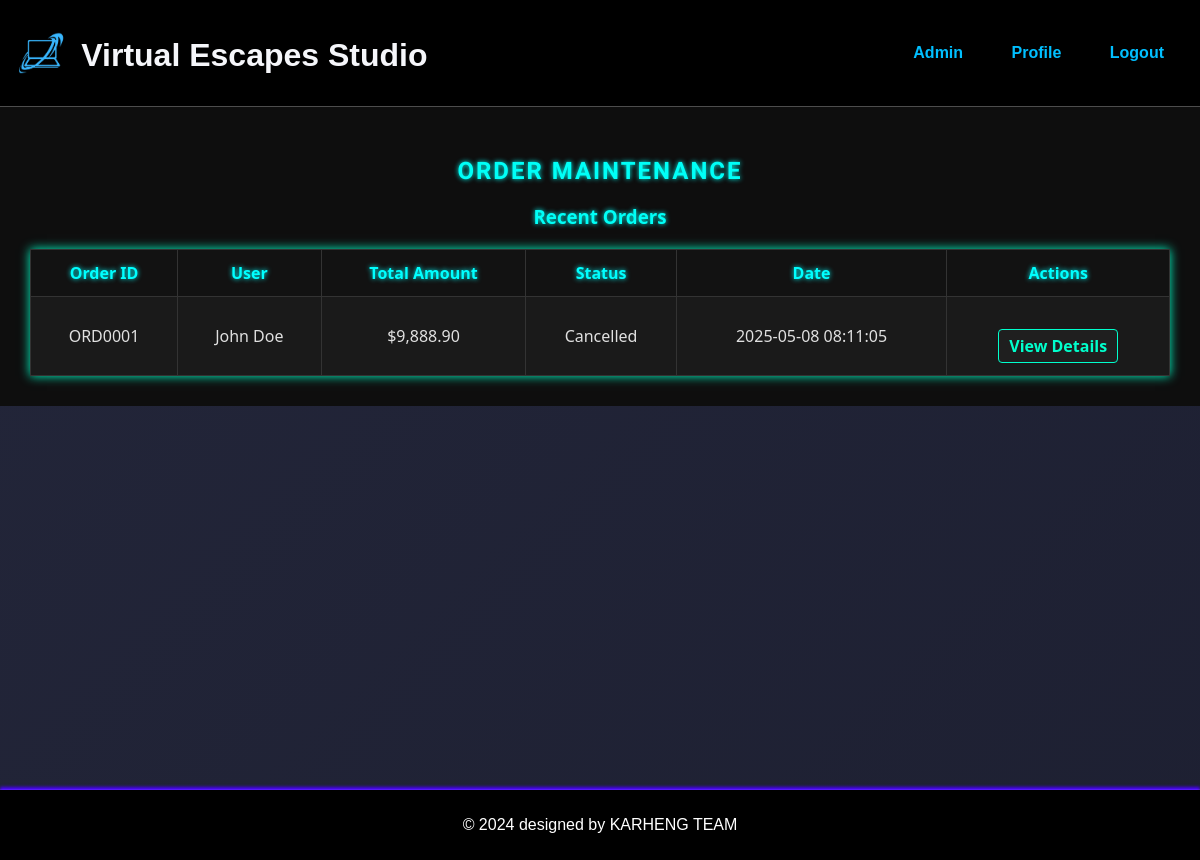
Before: /admin/admin_orders_maintenance.php (signed in) with the older database file.
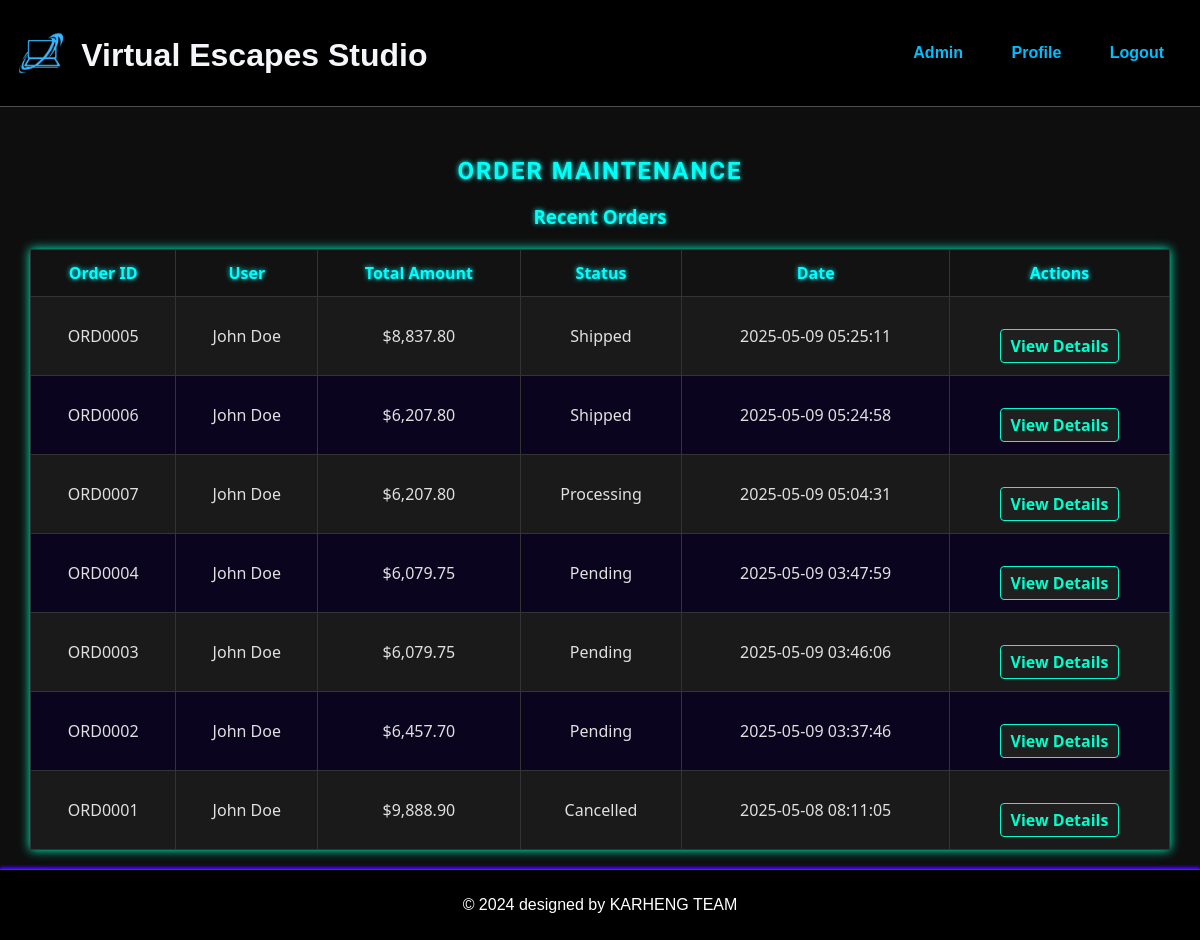
After: the same page with the newer database file.
### tables this page shows
CREATE TABLE `orders` (
  `Order_ID` char(7) NOT NULL,
  `User_ID` char(6) NOT NULL,
  `Total_Price` decimal(10,2) NOT NULL,
  `Status` varchar(20) NOT NULL,
  `Shipping_Cost` decimal(10,2) DEFAULT NULL,
  `Order_Quantity` varchar(10) DEFAULT NULL,
  `tax_amount` decimal(10,2) DEFAULT NULL,
  `subtotal` decimal(10,2) DEFAULT NULL,
  `created_at` timestamp NOT NULL DEFAULT current_timestamp()
);

CREATE TABLE `user` (
  `User_ID` char(6) NOT NULL,
  `Username` varchar(100) NOT NULL,
  `Gender` varchar(10) DEFAULT NULL,
  `Password` varchar(255) NOT NULL,
  `Birthday` date DEFAULT NULL,
  `Register_Date` datetime NOT NULL,
  `Email` varchar(100) NOT NULL,
  `Address` varchar(255) NOT NULL,
  `Status` varchar(20) NOT NULL DEFAULT 'Active'
);

### base.php (called while the page is built, shortened)
<?php
function get_recent_orders($conn) {
    $stmt = $conn->prepare("
        SELECT o.Order_ID, o.Total_Price, o.Status, o.created_at, u.Username
        FROM orders o
        JOIN User u ON o.User_ID = u.User_ID
        ORDER BY o.created_at DESC
        LIMIT 10
    ");
    $stmt->execute();
    return $stmt->fetchAll(PDO::FETCH_ASSOC);
}
?>

### admin/admin_orders_maintenance.php (the view, shortened to what this page needs)
<?php
require_once '../base.php';
include '../includes/header.php';
include '../db.php';
$recent_orders = get_recent_orders($conn);
?>
<div class="admin-dashboard">
    <h2>Order Maintenance</h2>
    <h3>Recent Orders</h3>
    <?php if (empty($recent_orders)): ?>
        <p>No recent orders found.</p>
    <?php else: ?>
        <table border="1">
            <thead>
                <tr>
                    <th>Order ID</th>
                    <th>User</th>
                    <th>Total Amount</th>
                    <th>Status</th>
                    <th>Date</th>
                    <th>Actions</th>
                </tr>
            </thead>
            <tbody>
            <?php foreach ($recent_orders as $order): ?>
                <tr>
                    <td><?= $order['Order_ID'] ?></td>
                    <td><?= htmlspecialchars($order['Username']) ?></td>
                    <td>$<?= number_format($order['Total_Price'], 2) ?></td>
                    <td><?= htmlspecialchars($order['Status']) ?></td>
                    <td><?= $order['created_at'] ?></td>
                    <td><a href="admin_order_detail.php?id=<?= $order['Order_ID'] ?>">View Details</a></td>
                </tr>
            <?php endforeach; ?>
            </tbody>
        </table>
    <?php endif; ?>
</div>
<?php include '../includes/footer.php'; ?>

### includes/header.php (shortened to what this page needs)
<!DOCTYPE html>
<html lang="en">
<head>
    <link rel="stylesheet" href="/css/styles.css">
    <link rel="stylesheet" href="https://code.jquery.com/ui/1.13.2/themes/base/jquery-ui.css">
</head>
<body>
    <header>
        <div class="header-brand">
        <img src="../images/logo.png" alt="Shop Logo" class="header-logo">
        <h1>Virtual Escapes Studio</h1>
        </div>
        <nav>
    <?php
    if (isset($_SESSION['role']) && $_SESSION['role'] === 'admin'): ?>
        <a href="../admin/admin_dashboard.php" class="nav-link">Admin</a>
        <a href="../member/profile.php" class="nav-link">Profile</a>
        <a href="../acc_security/logout.php" id="logout-link" class="nav-link">Logout</a>
    <?php endif; ?>
        </nav>
    </header>

### includes/footer.php
<?php
echo '
    <footer>
        <p>&copy; 2024 designed by KARHENG TEAM</p>
    </footer>
</body>
</html>';
?>

Changed rows visible on the page:
added orders: Order_ID "ORD0005", User_ID.Username "John Doe", Total_Price "8,837.80", Status "Shipped", created_at "2025-05-09 05:25:11"
added orders: Order_ID "ORD0006", User_ID.Username "John Doe", Total_Price "6,207.80", Status "Shipped", created_at "2025-05-09 05:24:58"
added orders: Order_ID "ORD0007", User_ID.Username "John Doe", Total_Price "6,207.80", Status "Processing", created_at "2025-05-09 05:04:31"
added orders: Order_ID "ORD0004", User_ID.Username "John Doe", Total_Price "6,079.75", Status "Pending", created_at "2025-05-09 03:47:59"
added orders: Order_ID "ORD0003", User_ID.Username "John Doe", Total_Price "6,079.75", Status "Pending", created_at "2025-05-09 03:46:06"
added orders: Order_ID "ORD0002", User_ID.Username "John Doe", Total_Price "6,457.70", Status "Pending", created_at "2025-05-09 03:37:46"
